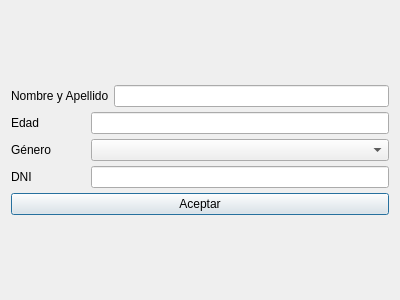
<?xml version="1.0" encoding="UTF-8"?>
<ui version="4.0">
 <class>IngresoPacientes</class>
 <widget class="QDialog" name="IngresoPacientes">
  <property name="geometry">
   <rect>
    <x>0</x>
    <y>0</y>
    <width>400</width>
    <height>300</height>
   </rect>
  </property>
  <property name="windowTitle">
   <string>Ingreso de Pacientes</string>
  </property>
  <layout class="QGridLayout" name="gridLayout">
   <item row="0" column="0">
    <layout class="QVBoxLayout" name="verticalLayout" stretch="0,0,0,0,0">
     <property name="spacing">
      <number>5</number>
     </property>
     <item>
      <layout class="QHBoxLayout" name="horizontalLayout" stretch="1,4">
       <item>
        <widget class="QLabel" name="label">
         <property name="text">
          <string>Nombre y Apellido</string>
         </property>
        </widget>
       </item>
       <item>
        <widget class="QLineEdit" name="lineEdit">
         <property name="inputMask">
          <string/>
         </property>
        </widget>
       </item>
      </layout>
     </item>
     <item>
      <layout class="QHBoxLayout" name="horizontalLayout_2" stretch="1,4">
       <item>
        <widget class="QLabel" name="label_3">
         <property name="text">
          <string>Edad</string>
         </property>
        </widget>
       </item>
       <item>
        <widget class="QLineEdit" name="lineEdit_2">
         <property name="contextMenuPolicy">
          <enum>Qt::ContextMenuPolicy::NoContextMenu</enum>
         </property>
         <property name="styleSheet">
          <string notr="true"/>
         </property>
         <property name="inputMask">
          <string/>
         </property>
         <property name="maxLength">
          <number>32767</number>
         </property>
         <property name="placeholderText">
          <string/>
         </property>
        </widget>
       </item>
      </layout>
     </item>
     <item>
      <layout class="QHBoxLayout" name="horizontalLayout_3" stretch="1,4">
       <item>
        <widget class="QLabel" name="label_2">
         <property name="text">
          <string>Género</string>
         </property>
        </widget>
       </item>
       <item>
        <widget class="QComboBox" name="cboxGenero">
         <property name="contextMenuPolicy">
          <enum>Qt::ContextMenuPolicy::CustomContextMenu</enum>
         </property>
        </widget>
       </item>
      </layout>
     </item>
     <item>
      <layout class="QHBoxLayout" name="horizontalLayout_4" stretch="1,4">
       <item>
        <widget class="QLabel" name="label_4">
         <property name="text">
          <string>DNI</string>
         </property>
        </widget>
       </item>
       <item>
        <widget class="QLineEdit" name="lineEdit_4">
         <property name="inputMask">
          <string/>
         </property>
        </widget>
       </item>
      </layout>
     </item>
     <item>
      <widget class="QPushButton" name="btnAceptarG">
       <property name="sizePolicy">
        <sizepolicy hsizetype="Minimum" vsizetype="Fixed">
         <horstretch>0</horstretch>
         <verstretch>0</verstretch>
        </sizepolicy>
       </property>
       <property name="text">
        <string>Aceptar</string>
       </property>
      </widget>
     </item>
    </layout>
   </item>
  </layout>
 </widget>
 <resources/>
 <connections/>
</ui>
